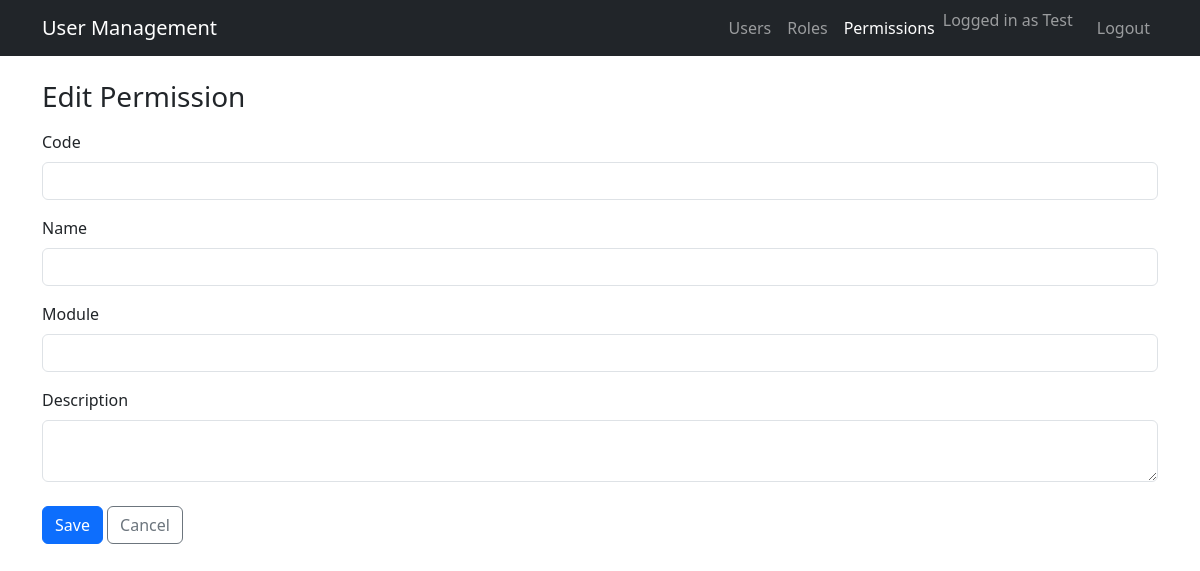
The page /permissions/3/edit (signed in) on the database as committed earlier.
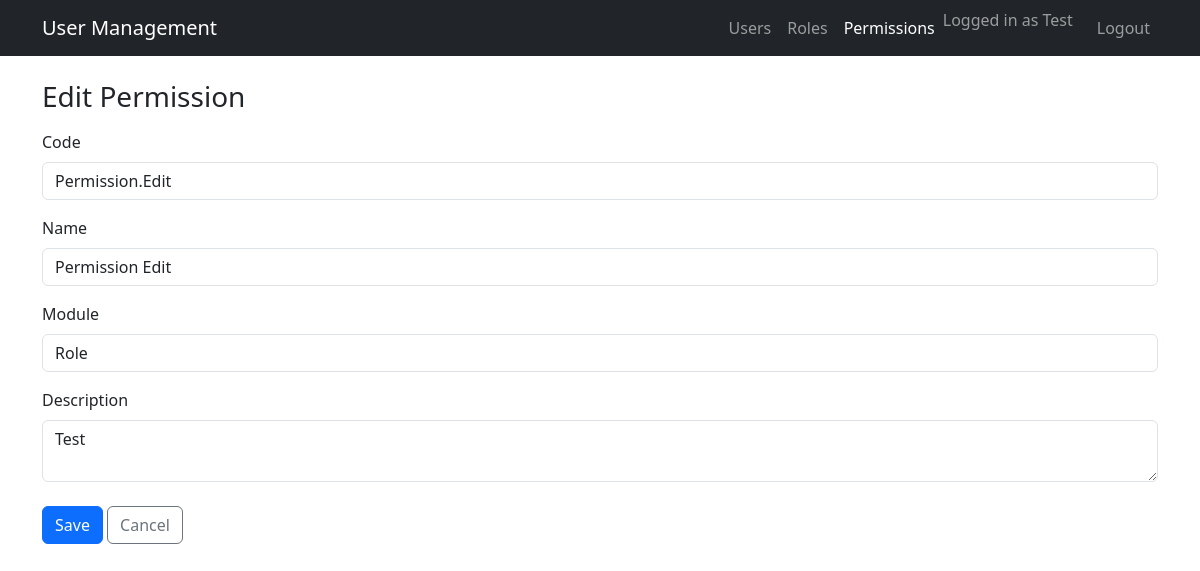
The same page on the database as committed later.
### app/models/permission.py (models this page shows, shortened)
class Permission(db.Model):
    __tablename__ = "permissions"
    id = db.Column(db.Integer, primary_key=True)
    code = db.Column(db.String(64), unique=True, nullable=False, index=True)
    name = db.Column(db.String(120), nullable=False)
    description = db.Column(db.String(255))
    module = db.Column(db.String(80), nullable=False, default="General")
    created_at = db.Column(db.DateTime, default=datetime.utcnow, nullable=False)
    updated_at = db.Column(db.DateTime, default=datetime.utcnow, onupdate=datetime.utcnow, nullable=False)
    roles = db.relationship("Role", secondary="role_permissions", back_populates="permissions")

### app/routes/permission_routes.py (the view)
@permission_bp.route("/<int:permission_id>/edit", methods=["GET", "POST"])
def edit(permission_id):
    permission = PermissionService.get_by_id(permission_id)
    form = PermissionForm(obj=permission)
    if form.validate_on_submit():
        PermissionService.update(permission, form.data)
        flash("Permission updated.", "success")
        return redirect(url_for("permissions.index"))
    return render_template("permissions/edit.html", form=form)

### app/forms/permission_forms.py
class PermissionForm(FlaskForm):
    code = StringField("Code", validators=[DataRequired()])
    name = StringField("Name", validators=[DataRequired()])
    module = StringField("Module", validators=[DataRequired()])
    description = TextAreaField("Description")
    submit = SubmitField("Save")

### app/services/permission_service.py (called while the page is built)
    @staticmethod
    def get_by_id(permission_id: int) -> Optional[Permission]:
        return Permission.query.get(permission_id)

### app/templates/permissions/edit.html
{% extends "layouts/base.html" %} {% block title %}Edit Permission{% endblock %}
{% block content %}
<h3 class="mb-3">Edit Permission</h3>
<form method="post" novalidate>{% include "permissions/_form.html" %}</form>
{% endblock %}

### app/templates/permissions/_form.html (shortened to what this page needs)
<div class="mb-3">
  {{ form.code.label(class="form-label") }} {{ form.code(class="form-control")
  }}
</div>
<div class="mb-3">
  {{ form.name.label(class="form-label") }} {{ form.name(class="form-control")
  }}
</div>
<div class="mb-3">
  {{ form.module.label(class="form-label") }} {{
  form.module(class="form-control") }}
</div>
<div class="mb-3">
  {{ form.description.label(class="form-label") }} {{
  form.description(class="form-control") }}
</div>
<div class="mt-4">
  {{ form.submit(class="btn btn-primary") }}
  <a href="{{ url_for('permissions.index') }}" class="btn btn-outline-secondary"
    >Cancel</a
  >
</div>

Rows that differ between the two databases and show on the page:
added Permission: code "Permission.Edit", name "Permission Edit", module "Role", description "Test"
